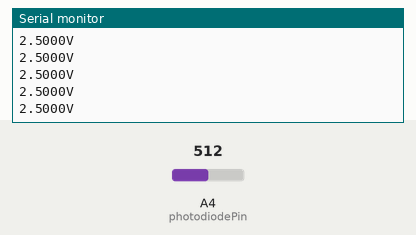
Recording of a sketch running on a simulated Arduino Uno, built with avr-gcc and run on an emulated ATmega328P. On the bench: the last lines printed to the serial monitor. The test bench sets the inputs (shaded band); at power-on: A4 (photodiodePin) = 512.

Above: at 1.2 s.
1.3 s: A4 (photodiodePin) set to 716
At 1.69 s:
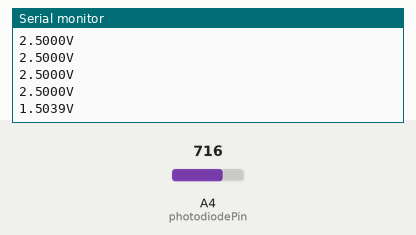
2.8 s: A4 (photodiodePin) set to 900
At 2.94 s:
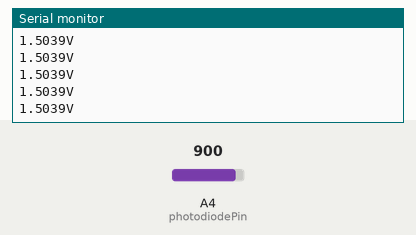
Timing chart, 0 to 5.8 s (numbered marks = the images above; inputs shaded):
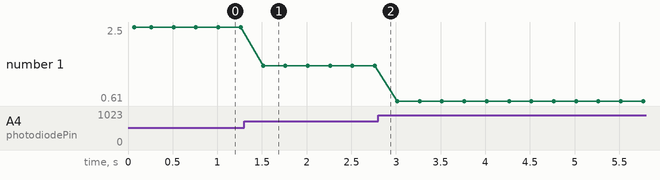

Measured:
- after the input at 1.3 s, the serial monitor: prints a new line after 0.21 s (image 1)
- plotted number 1: 2.5 → 1.5 after the input at 1.3 s, 1.5 → 0.61 after the input at 2.8 s

The sketch:

followTheLightPhotodiode.ino
```cpp
int photodiodePin = A4;

void setup(){
  Serial.begin(9600); //set Serial output baud rate
  //For output format
  Serial.println("\nVoltage(V):");
  Serial.print("--------------------------------------------------\n");
}

void loop() {
    int anaValue = analogRead(photodiodePin); // potentiometer voltage

    float voltage = 5-(anaValue/1024.0)*5;
        Serial.println(String(voltage,4)+"V");
        delay(250); //delay 2000ms to prevent any duplicates

}
```
